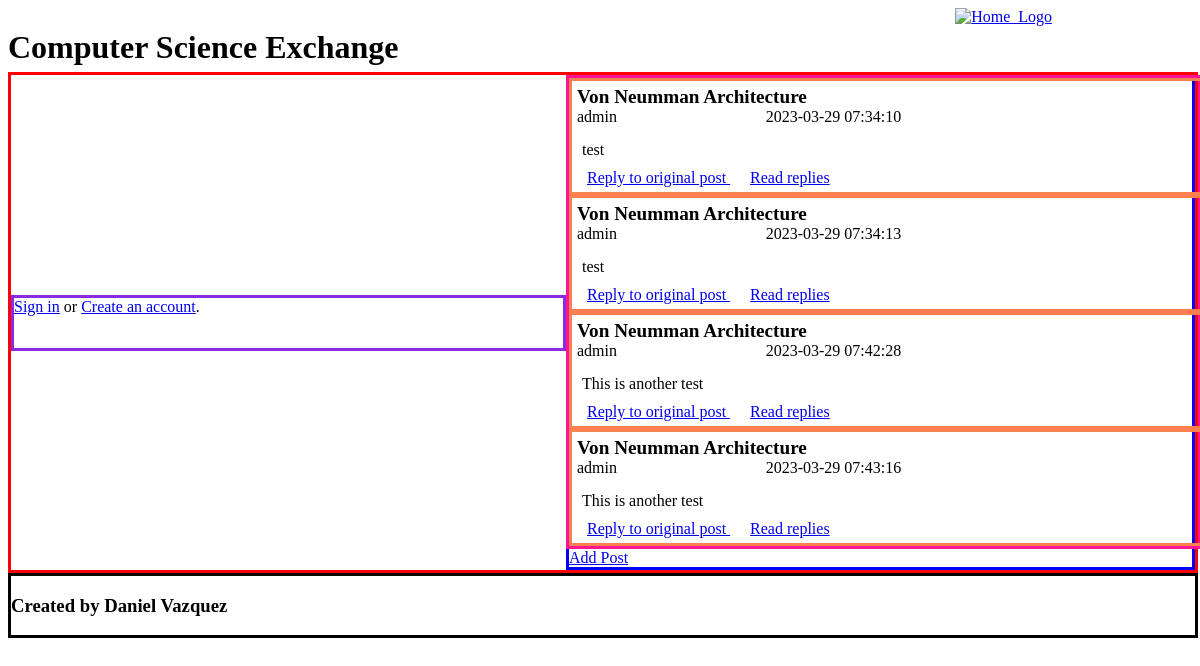
Page /replies.php?topic_id=1 on the committed database.
### tables this page shows
CREATE TABLE IF NOT EXISTS `replies` (
  `id` int(11) NOT NULL AUTO_INCREMENT,
  `topic_id` int(11) NOT NULL,
  `user_id` bigint(20) NOT NULL,
  `body` text NOT NULL,
  `create_date` timestamp NOT NULL DEFAULT CURRENT_TIMESTAMP,
  PRIMARY KEY (`id`),
  KEY `topic_id` (`topic_id`),
  KEY `user_id` (`user_id`)
);

CREATE TABLE IF NOT EXISTS `topics` (
  `id` int(11) NOT NULL AUTO_INCREMENT,
  `category_id` int(11) NOT NULL,
  `user_id` int(11) NOT NULL,
  `title` varchar(200) NOT NULL,
  `body` text NOT NULL,
  `last_activity` datetime NOT NULL,
  `create_date` timestamp NOT NULL DEFAULT CURRENT_TIMESTAMP,
  PRIMARY KEY (`id`),
  KEY `category_id` (`category_id`),
  KEY `user_id` (`user_id`)
);

CREATE TABLE IF NOT EXISTS `users` (
  `id` int(11) NOT NULL AUTO_INCREMENT,
  `username` varchar(50) NOT NULL,
  `password` varchar(50) NOT NULL,
  `gender` varchar(10) NOT NULL,
  `dob` datetime NOT NULL,
  `type` varchar(10) NOT NULL,
  PRIMARY KEY (`id`)
);

### replies.php (the view, shortened to what this page needs)
<?php
include 'dbconfig.php';
include 'header.php';
$sql = "SELECT
    replies.id as id,
    topic_id as topic_id,
    replies.user_id as user_id,
    users.username as username,
    topics.title as title,
    replies.body as body,
    replies.create_date
FROM
    topics
LEFT JOIN
    replies
ON
    replies.topic_id = topics.id
LEFT JOIN
    users
ON
    topics.user_id = users.id
WHERE
    topic_id = " . $mysqli -> real_escape_string($_GET['topic_id']);
$result = $mysqli->query($sql);
?>
<div class="messages">
    <?php
    if (!$result) {
        echo 'The topics could not be displayed, please try again later.';
    } else {
        if ($result->num_rows == 0) {
            echo 'No topics posted yet.';
        } else {
            while ($row = $result->fetch_assoc()) {
                ?>
                <div class="message">
                    <div class="msg_head">
                        <div class="msg_title"><?php echo $row['title'] ?></div>
                        <div class="msg_author"><?php echo $row['username'] ?></div>
                        <div class="msg_date"><?php echo $row['create_date'] ?></div>
                    </div>
                    <div class="msg_body">
                        <?php echo $row['body'] ?>
                    </div>
                    <div class="msg_links">
                        <a href="reply.php?topic_id=<?php echo $row['topic_id'] ?>"> Reply to original post </a> <a href="replies.php?topic_id=<?php echo $row['topic_id'] ?>"> Read replies </a>
                    </div>
                </div>
                <?php
            }
        }
    }
    ?>
</div>
<div class="panel">
    <a href="add_post.php?category_id=<?php echo $_GET['id'];?>">Add Post</a>
</div>
<?php
include 'footer.php';
?>

### css/style.css (style rules this page uses)
body { font-family: "Gill Sans MT"; font-size: medium; }
.panel { border: solid; border-color: blue; }
.messages { border: solid; border-color: deeppink; display: block; float: left; width: 100% }
.message { border: solid; border-color: coral; display: block; float: left; width: 100%; }
.msg_head { margin: 5px; display: block; float: left; width: 100%; }
.msg_title { font-weight: bold; font-size: larger; width: 100%; }
.msg_author { width: 30%; float: left; }
.msg_date { width: 30%; float:left; }
.msg_body { margin: 10px; float: left; width: 100%; }
.msg_links { margin: 5px; }
.msg_links a { margin: 10px; }

### rows in the picture
replies: topic.title "Von Neumman Architecture", user.username "admin", create_date "2023-03-29 07:34:10", body "test"
replies: topic.title "Von Neumman Architecture", user.username "admin", create_date "2023-03-29 07:34:13", body "test"
replies: topic.title "Von Neumman Architecture", user.username "admin", create_date "2023-03-29 07:42:28", body "This is another test"
replies: topic.title "Von Neumman Architecture", user.username "admin", create_date "2023-03-29 07:43:16", body "This is another test"
